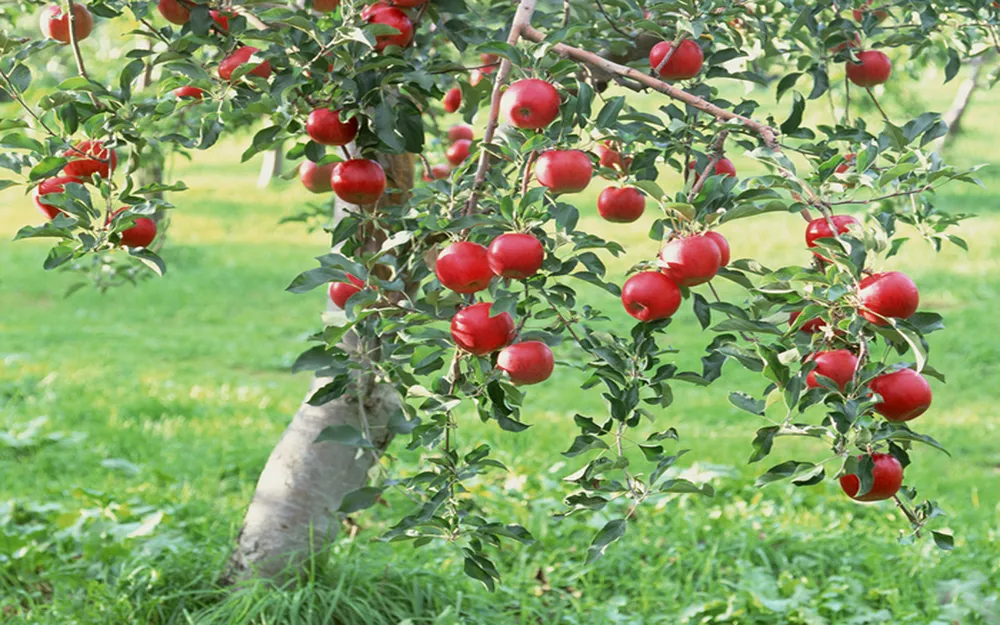
#> input picture sample.jpg, 1000 x 625 px
$ python test.py
#> lines starting #> are read from the running program, lines starting #| are printed output that depends on the picture; after the words box and inside, x2 and y2 are one past the last pixel; in counts of white or black regions, pixels touching at a corner belong together
# 도구 불러오기(이미지 처리도구, 수학도구)
import cv2
import numpy as np

# sample.jpg 이미지 로드하기
image = cv2.imread('sample.jpg')
#> image is the input picture: shape (625, 1000, 3); mean B, G, R 103.9, 158.3, 135.6

# RGB에서 HSV(색상,채도,명도) 변환하기
hsv = cv2.cvtColor(image, cv2.COLOR_BGR2HSV)
#> hsv: shape (625, 1000, 3); mean H, S, V 48.2, 100.2, 166.2

# 빨간색 범위 기준 정하기
lower_red1 = np.array([0, 120, 70])
upper_red1 = np.array([10, 255, 255])
lower_red2 = np.array([170, 120, 70])
upper_red2 = np.array([180, 255, 255])

# 빨간색만 통과하는 거름망 만들기
mask1 = cv2.inRange(hsv, lower_red1, upper_red1)
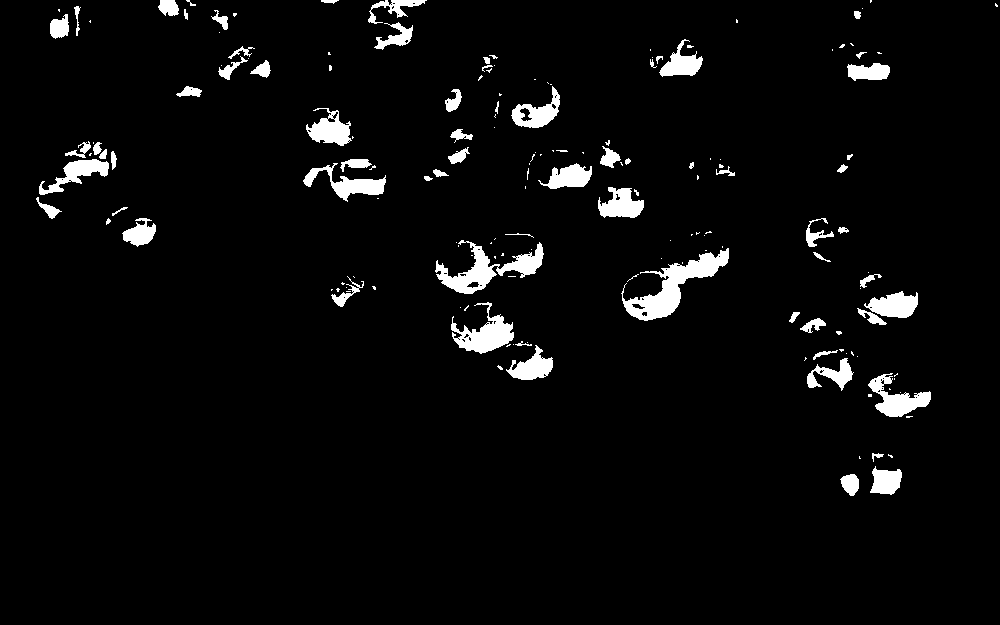
#> mask1: shape (625, 1000); 3.9% white; 167 white regions (98 under 20 px), largest, box (x1, y1, x2, y2) and area: (621, 248, 729, 321) 2515, (435, 240, 544, 294) 2017, (451, 302, 514, 354) 1439
mask2 = cv2.inRange(hsv, lower_red2, upper_red2)
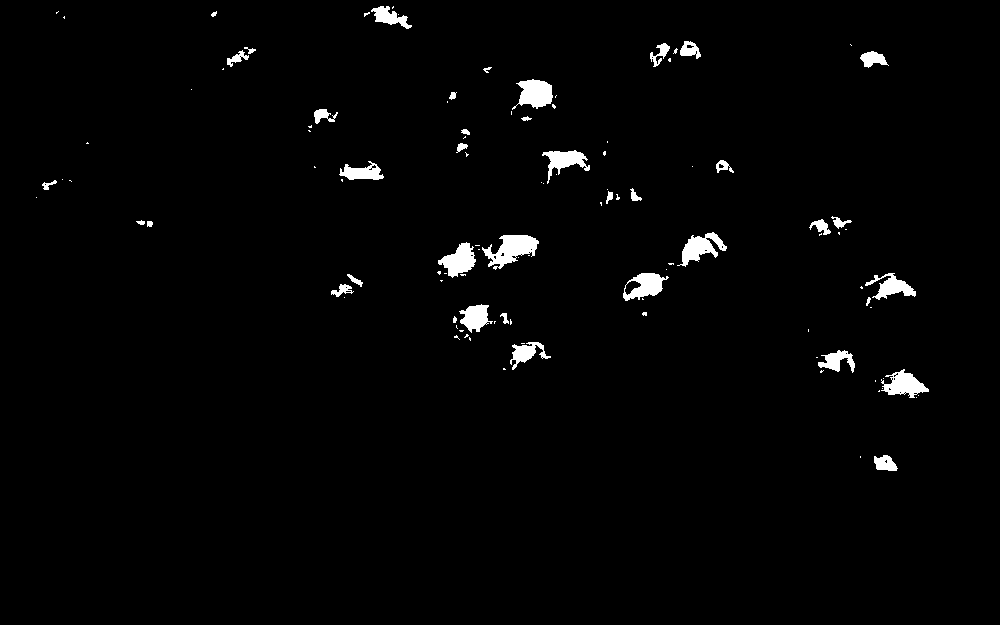
#> mask2: shape (625, 1000); 1.8% white; 109 white regions (70 under 20 px), largest, box (x1, y1, x2, y2) and area: (482, 235, 539, 270) 1020, (512, 79, 553, 110) 792, (677, 232, 727, 267) 766
mask = mask1 + mask2 # 두 개의 마스크를 합침
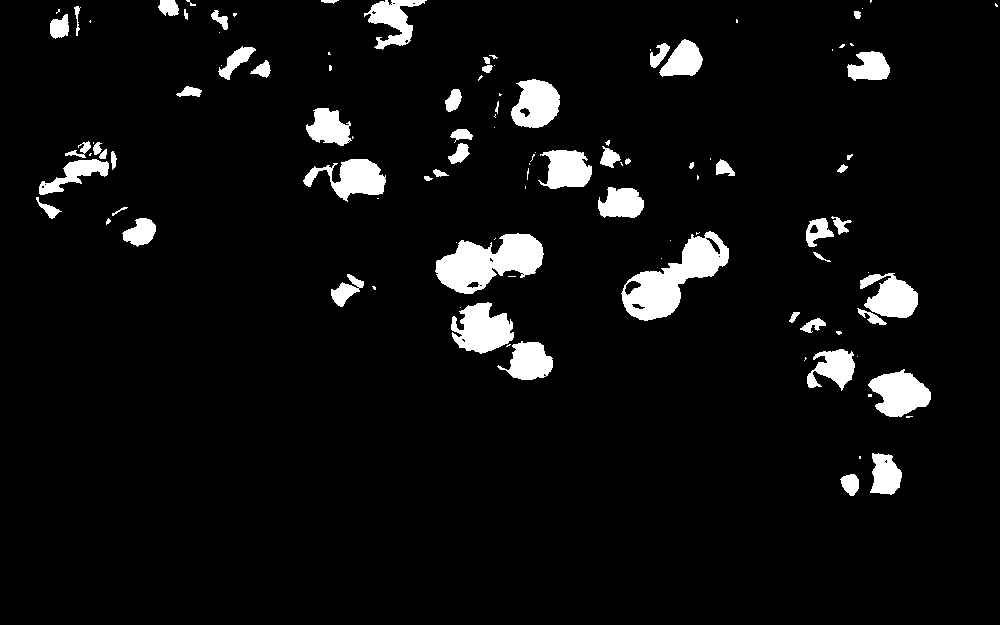
#> mask: shape (625, 1000); 5.7% white; 109 white regions (50 under 20 px), largest, box (x1, y1, x2, y2) and area: (621, 231, 729, 321) 4036, (435, 233, 544, 294) 3868, (451, 302, 514, 354) 2144

# 원본 이미지에서 빨간색 부분만 남기기
result = cv2.bitwise_and(image, image, mask=mask)
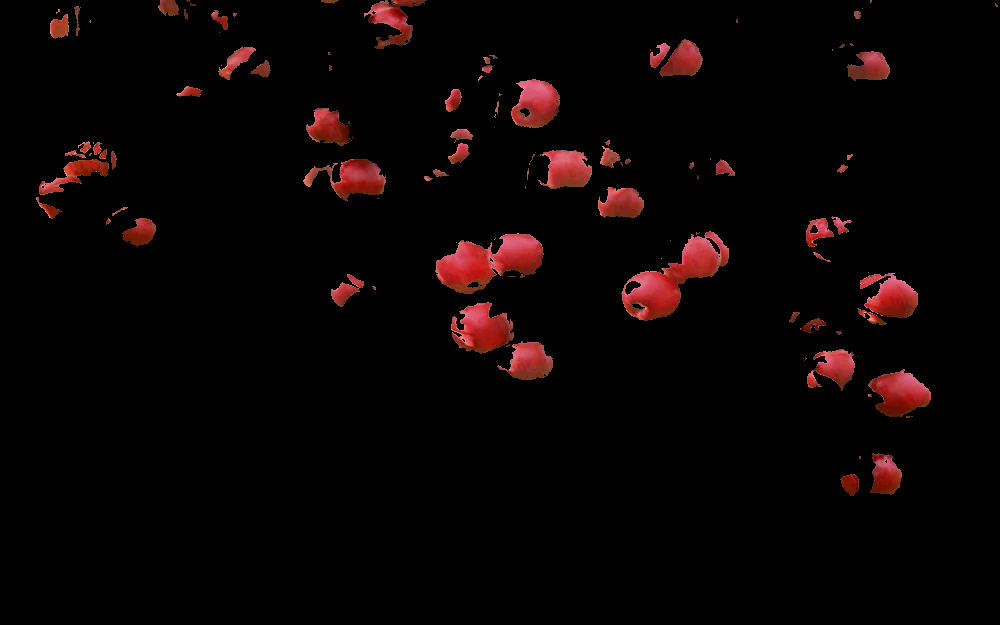
#> result: shape (625, 1000, 3); mean B, G, R 3, 3.3, 9.6

# 결과 이미지 출력
cv2.imshow('Original', image)
cv2.imshow('Red Filtered', result)
cv2.waitKey(0)
cv2.destroyAllWindows()
